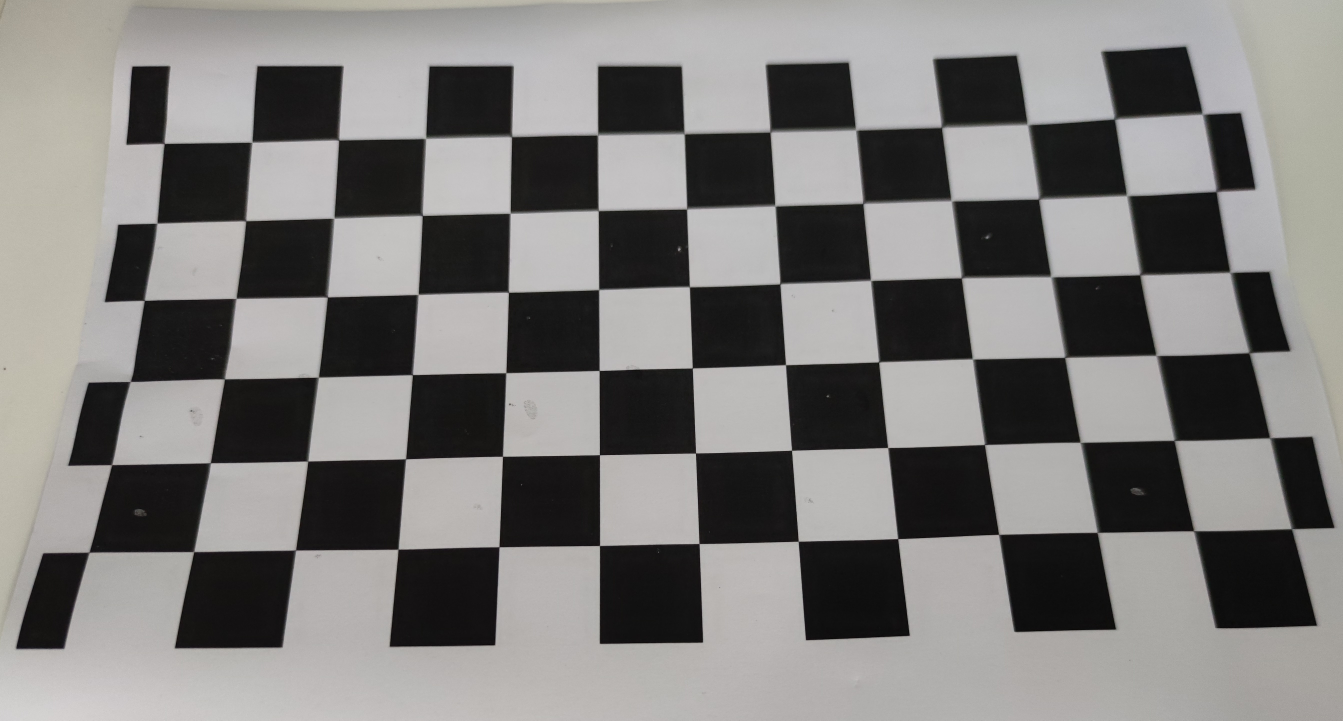
#> input picture image/20240625062415.jpg, 5371 x 2881 px, found by its file name (shown at 1/4 size); its folder holds only this picture in this run
$ python Calibration_2.py
#> lines starting #> are read from the running program, lines starting #| are printed output that depends on the picture
#zfg 张正友标定---细节实现

#zfg get_homography
#zfg get_intrinsics_param
#zfg get_extrinsics_param
#zfg get_distortion
#zfg refinall_all_param

import cv2 as cv
import numpy as np
import os
import math
from scipy import optimize as opt

#zfg 求解单应性矩阵

# 求输入数据的归一化矩阵
def normalizing_input_data(coor_data):
    x_avg = np.mean(coor_data[:, 0])
    y_avg = np.mean(coor_data[:, 1])
    sx = np.sqrt(2) / np.std(coor_data[:, 0])
    sy = np.sqrt(2) / np.std(coor_data[:, 1])

    norm_matrix = np.matrix([[sx, 0, -sx * x_avg],
                             [0, sy, -sy * y_avg],
                             [0, 0, 1]])
    return norm_matrix


# 求取初始估计的单应矩阵
def get_initial_H(pic_coor, real_coor):
    # 获得归一化矩阵
    pic_norm_mat = normalizing_input_data(pic_coor)
    real_norm_mat = normalizing_input_data(real_coor)

    M = []
    for i in range(len(pic_coor)):
        # 转换为齐次坐标
        single_pic_coor = np.array([pic_coor[i][0], pic_coor[i][1], 1])
        single_real_coor = np.array([real_coor[i][0], real_coor[i][1], 1])

        # 坐标归一化
        pic_norm = np.dot(pic_norm_mat, single_pic_coor)
        real_norm = np.dot(real_norm_mat, single_real_coor)

        # 构造M矩阵
        M.append(np.array([-real_norm.item(0), -real_norm.item(1), -1,
                           0, 0, 0,
                           pic_norm.item(0) * real_norm.item(0), pic_norm.item(0) * real_norm.item(1),
                           pic_norm.item(0)]))

        M.append(np.array([0, 0, 0,
                           -real_norm.item(0), -real_norm.item(1), -1,
                           pic_norm.item(1) * real_norm.item(0), pic_norm.item(1) * real_norm.item(1),
                           pic_norm.item(1)]))

    # 利用SVD求解M * h = 0中h的解
    U, S, VT = np.linalg.svd((np.array(M, dtype='float')).reshape((-1, 9)))
    # 最小的奇异值对应的奇异向量,S求出来按大小排列的，最后的最小
    H = VT[-1].reshape((3, 3))
    H = np.dot(np.dot(np.linalg.inv(pic_norm_mat), H), real_norm_mat)
    H /= H[-1, -1]

    return H


# 返回估计坐标与真实坐标偏差
# [31 lines left out: functions value, jacobian, not called in this run]


# 利用Levenberg Marquart算法微调H
def refine_H(pic_coor, real_coor, initial_H):
    initial_H = np.array(initial_H)
    final_H = opt.leastsq(value,
                          initial_H,
                          Dfun=jacobian,
                          args=(pic_coor, real_coor))[0]

    final_H /= np.array(final_H[-1])
    return final_H


# 返回微调后的H
def get_homography(pic_coor, real_coor):
    refined_homographies = []

    error = []
    for i in range(len(pic_coor)):
        initial_H = get_initial_H(pic_coor[i], real_coor[i])
        final_H = refine_H(pic_coor[i], real_coor[i], initial_H)
        refined_homographies.append(final_H)

    return np.array(refined_homographies)


#zfg 求解内参矩阵


# 返回pq位置对应的v向量
# [39 lines left out: functions create_v, get_intrinsics_param, not called in this run]


#zfg 求解外参矩阵

# !usr/bin/env/ python
# _*_ coding:utf-8 _*_

import numpy as np


# 返回每一幅图的外参矩阵[R|t]
# [307 lines left out: functions get_extrinsics_param, get_distortion, refinall_all_param, compose_paramter_vector, decompose_paramter_vector, get_single_project_coor and 4 more, not called in this run]


#zfg 章正友标定主函数


def calibrate():
    # 求单应矩阵
    H = get_homography(pic_points, real_points_x_y)

    # 求内参
    intrinsics_param = get_intrinsics_param(H)

    # 求对应每幅图外参
    extrinsics_param = get_extrinsics_param(H, intrinsics_param)

    # 畸变矫正
    k = get_distortion(intrinsics_param, extrinsics_param, pic_points, real_points_x_y)

    # 微调所有参数
    [new_intrinsics_param, new_k, new_extrinsics_param] = refinall_all_param(intrinsics_param,
                                                                             k, extrinsics_param, real_points,
                                                                             pic_points)

    print("intrinsics_parm:\t", new_intrinsics_param)
    print("distortionk:\t", new_k)
    print("extrinsics_parm:\t", new_extrinsics_param)


if __name__ == "__main__":
    file_dir = r'E:\Zhang_Calibration\image'
    # 标定所用图像
    pic_name = os.listdir(file_dir)

    # 由于棋盘为二维平面，设定世界坐标系在棋盘上，一个单位代表一个棋盘宽度，产生世界坐标系三维坐标
    cross_corners = [7, 4]  # 棋盘方块交界点排列
    real_coor = np.zeros((cross_corners[0] * cross_corners[1], 3), np.float32)
    real_coor[:, :2] = np.mgrid[0:7, 0:4].T.reshape(-1, 2)

    real_points = []
    real_points_x_y = []
    pic_points = []

    for pic in pic_name:
        pic_path = os.path.join(file_dir, pic)
        pic_data = cv.imread(pic_path)
#> pic_data is the input picture: shape (2881, 5371, 3); mean B, G, R 122, 123.7, 125.2

        # 寻找到棋盘角点
        succ, pic_coor = cv.findChessboardCorners(pic_data, (cross_corners[0], cross_corners[1]), None)
#> succ = True; pic_coor = 28 rows, first 8: [4000.2, 2137.6], [3595.5, 2157.5], [3194, 2166.5], [2797.5, 2175.5], [2399, 2184.5], [1997.5, 2188.5], [1594, 2198], [3939, 1780]

        if succ:
            # 添加每幅图的对应3D-2D坐标
            pic_coor = pic_coor.reshape(-1, 2)
#> pic_coor = 28 pairs, first value 1594 to 4000.2, second value 1112 to 2198
            pic_points.append(pic_coor)

            real_points.append(real_coor)
            real_points_x_y.append(real_coor[:, :2])
    calibrate()
#> the loop in get_homography, `for i in range(len(pic_coor)):` made 1 pass
#> (pic_norm_mat in get_initial_H, real_norm_mat in get_initial_H, S in get_initial_H) on pass 1: ([[0.00186, 0, -5.16], [0, 0.0037, -6.1], [0, 0, 1]], [[0.707, 0, -2.12], [0, 1.26, -1.9], [0, 0, 1]], [17.97, 17.43, 12.94, 7.48, 7.48, 7.48, 4.15, 4.1, 0.0362])
#> pass 1, in get_initial_H, `U, S, VT = np.linalg.svd((np.array(M, dtype='float')).reshape((-1, 9)))`:
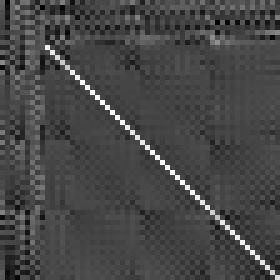
#> U: shape (56, 56) float64 (shown 5 times larger); min -0.369, max 0.956, mean 0.0013; drawn with min black and max white
#> after the loop in get_homography, `for i in range(len(pic_coor)):`: refined_homographies = []
#> (the run stopped early here; a loop or call above may not have finished)
